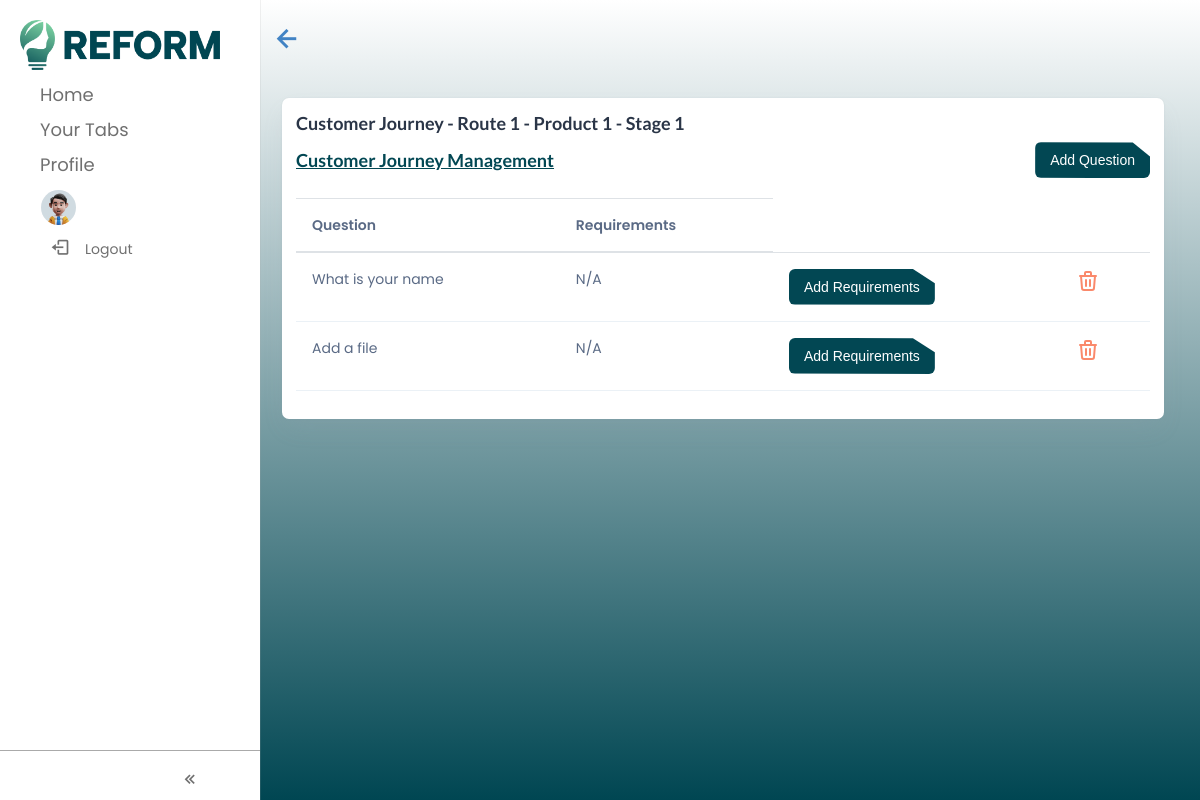
The page /cj_stage/1/1/1 on the database its author committed.
### funding_route_app/models.py (models this page shows, shortened)
class Route(models.Model):
    name = models.CharField(max_length=999, blank= True, null=True)
    managed_by = models.CharField(max_length=999, blank= True, null=True)
    main_contact = models.CharField(max_length=999, blank= True, null=True)
    telephone = models.CharField(max_length=15, blank= True, null=True)
    email = models.EmailField(max_length=255)
    council = models.ManyToManyField('region_app.Councils',related_name='routes')
    description = models.CharField(max_length=999, blank= True, null=True)
    documents = models.ManyToManyField('home.Document',related_name='route')
    order = models.IntegerField(blank=True, null=True)
    global_archive = models.BooleanField(default=False)
    product = models.ManyToManyField("product_app.Product", related_name="route")

### product_app/models.py (models this page shows, shortened)
class Product(models.Model):
    name = models.CharField(max_length=255, blank=True, null=True,)
    description = models.CharField(max_length=999, blank=True, null=True,)
    global_archive = models.BooleanField(default=False)
    documents = models.ManyToManyField("home.Document", related_name="product",)
    council = models.ManyToManyField(Councils, related_name="product",)
    stage = models.ManyToManyField("home.Stage", related_name="product")

### home/models.py (models this page shows, shortened)
class Stage(models.Model):
    name = models.CharField(max_length=999, blank= True, null=True)
    council = models.ForeignKey('region_app.Councils', related_name='stage', on_delete=models.SET_NULL, blank=True, null=True)
    order = models.IntegerField(blank=True, null=True)
    description = models.CharField(max_length=999, blank=True, null=True)
    fields = models.JSONField(blank= True, null=True)
    client = models.ForeignKey('client_app.Clients', related_name='stage', on_delete=models.SET_NULL, blank=True, null=True)
    global_archive = models.BooleanField(default=False)
    documents = models.ManyToManyField(
        "home.Document", related_name="stage",
    )
    templateable = models.BooleanField(default=False)
    question = models.ManyToManyField("question_actions_requirements_app.Questions", related_name="stage")

### question_actions_requirements_app/models.py (models this page shows, shortened)
class Questions(models.Model):
    question = models.CharField(max_length=9999, blank=True, null=True)
    type = models.CharField(max_length=9999, blank=True, null=True)
    answer_frequency = models.IntegerField(blank=True, null=True)
    order = models.IntegerField(blank=True, null=True)
    parameter = models.CharField(max_length=9999, blank=True, null=True)
    is_archive = models.BooleanField(default=False)
    is_client_archive = models.BooleanField(default=False)

### customer_journey_app/views.py (the view, shortened to what this page needs)
def cj_stage(request, route_id, product_id, stage_id):
    route = Route.objects.get(pk=route_id)
    product = Product.objects.get(pk=product_id)
    stage = Stage.objects.get(pk=stage_id)
    all_questions = Questions.objects.all()
    questions_with_rules = []
    questions = []
    for rule in Rule_Regulation.objects.all().filter(route=route,product=product,stage=stage,is_client=False):
        questions.append(rule.question)
    for question in questions:
        rule_regulation = (Rule_Regulation.objects.all()
                           .filter(route=route)
                           .filter(product=product)
                           .filter(stage=stage)
                           .filter(question=question)
                           .filter(is_client=False))
        if rule_regulation.exists():
            questions_with_rules.append((question, rule_regulation[0]))
        else:
            questions_with_rules.append((question, None))
    return render(
        request,
        "home/cj_stage.html",
        {
            "stage": stage,
            "questions": questions_with_rules,
            "route": route,
            "product": product,
            "all_questions": all_questions,
            "json_questions": serialize('json', all_questions),
        },
    )

### home/templatetags/custom.py (called while the page is built)
@register.filter(name='firstsplit')
def firstsplit(value, arg):
    return value.split(arg, 1)

### customer_journey_app/templates/home/cj_stage.html (shortened to what this page needs)
{% extends 'base.html' %} {% load static %} {% load custom %}  {% block content %}
<div class="row container-fluid">
  <div class="container-fluid pt-4">
    <div class="card p-0">
      <div class="card-body p-3 m-0">
        <h5 class="card-title">Customer Journey - {{ route.name }} - {{ product.name }} - {{ stage.name }} </h5>
        <div
          class="d-sm-flex d-block align-items-center justify-content-between mb-9"
        >
          <div class="mb-3 mb-sm-0">
            <a href="{% url 'funding_route_app:funding_route' %}">
              <h5
                class="card-title fw-semibold text-primary text-decoration-underline"
              >
                Customer Journey Management
              </h5></a
            >
          </div>
          <div>
            <button type="button" class="reform_btn" data-bs-toggle="modal" data-bs-target="#addStage">
              Add Question
            </button>
          </div>
        </div>
        <div style="overflow-x: auto">
          <table class="table" style="overflow-x: auto">
            <thead>
              <tr>
                <th>Question</th>
                <th>Requirements</th>
              </tr>
            </thead>
            <tbody>
              {% if questions %} {% for question, rule_regulation in questions %}
              <tr>
                <td>{{ question.question }}</td>
                {% if rule_regulation.rules_regulation %}
                  <td>
                    {% with b=rule_regulation.rules_regulation %}
                            {% with field=question.type|firstsplit:',' %}
                              {% if field.1 %}
                              {% with options=field.1|split:',' %}
                                {% with ans=b.0|split:',' %}
                                  {% for option in options %}
                                    {% if option in ans %}
                                      {{ option }}
                                    {% endif %}
                                  {% endfor %}
                                {% endwith %}
                              {% endwith %}
                              {% else %}
                                {% if field.0 == "text" or field.0 == "email" or field.0 == "password" or field.0 == "url" %}
                                  {{ b.0 }}
                                {% elif field.0 == "checkbox" %}
                                  <div class="col-6 rules mt-3 ms-3">
                                    <input type="{{field.0}}" {% if b == 'on' %} checked {% endif %} name="dynamicRule" class="form-check-input " placeholder="Enter The Value">
                                  </div>
                                {% elif field.0 == "date" or field.0 == "time" or field.0 == "month" or field.0 == "number" %}
                                {% with options=b.0|split:',' %}
                                {% if options.1 == 'Less Than' %} < {% endif %}
                                  {% if options.1 == 'Greater Than' %} > {% endif %}
                                   {% if options.1 == 'Equal' %} = {% endif %}
                                  {{ options.0 }}
                                {% endwith %}
                                {% endif %}
                              {% endif %}
                          {% endwith %}
                          {% endwith %}
                  </td>
                  <td><button type="button" class="reform_btn" data-bs-toggle="modal" data-bs-target="#addRegulation{{ forloop.counter }}">
                      Edit Requirements
                    </button></td>
                {% else %}
                <td>N/A</td>
                  <td>
                    <button type="button" class="reform_btn" data-bs-toggle="modal" data-bs-target="#addRegulation{{ forloop.counter }}">
                      Add Requirements
                    </button>
                  </td>
                  {% endif %}
                  <td>
                    <a href="/delete_cj_stage_question/{{ route.id }}/{{ product.id }}/{{stage.id}}/{{ question.id }}">
                </a>
                  </td>
              </tr>
              {% endfor %} {% else %}
              <tr
                class="text-center display-flex align-items-center justify-content-center"
              >
                <td colspan="9" class="text-center">No Questions</td>
              </tr>
              {% endif %}
            </tbody>
          </table>
        </div>
      </div>
    </div>
  </div>
</div>
{% endblock %}

### static/css/comboTreeStyle.css (style rules this page uses)
:root { --ct-bg: #fff; --ct-border-color: #e1e1e1; --ct-border-radius: 0.5rem; --ct-tree-hover: #efefef; --ct-selection: #418eff; --ct-padding: 0.5rem; }

### static/css/nav.css (style rules this page uses)
* { margin: 0; padding: 0; box-sizing: border-box; font-family: "Poppins", sans-serif; }
:root { --white-color: #fff; --blue-color: #4070f4; --grey-color: #707070; --grey-color-light: #aaa; }
body { transition: all 0.5s ease; }

### templates/base.html (style rules this page uses)
svg { cursor: pointer; }
body { background-image: linear-gradient(#fff, #004652); background-attachment: fixed; margin: 0; }
.text-primary { color: #024753 !important; }
.reform_btn { width: fit-content; padding: 10px 15px; border: none; background-color: #024753; color: white; clip-path: polygon(85% 1%, 100% 40%, 100% 100%, 0 99%, 0 0); border-radius: 6px; cursor: pointer; display: flex; align-items: center; justify-content: center; }

### rows shown on the page
Route: name "Route 1"
Product: name "Product 1"
Stage: name "Stage 1"
Questions: question "What is your name"
Questions: question "Add a file"
